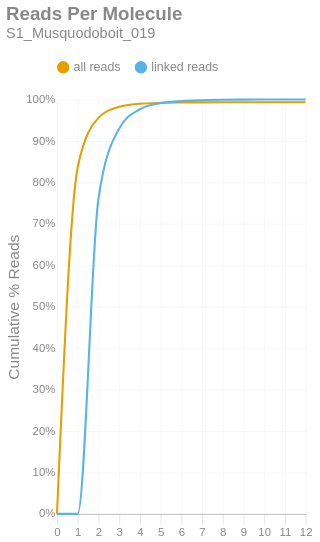

The cell this chart's notebook holds for it:
### Markdown cell above
### Reads per Molecule
This chart shows the cumulative distribution of the number of reads per linked molecule. That is, how many alignments are associated with a unique molecule. This excludes the number of reads associated with invalid or absent linked-read barcodes. The `linked` histogram is the percentages recalculated when disregarding singletons.

### Code cell
if SKIPLR:
    print_html(f"Skipped")
else:
    counts = np.bincount(valids['reads'].cast(pl.Int64).to_numpy())
    weighted = counts * np.arange(len(counts))
    all_perc = weighted / n_reads
    linked_perc = weighted / n_linked_reads
    linked_perc[1] = 0
    binned_df = pl.DataFrame({
        'readsper': list(range(len(counts))),
        'all reads (cumsum)': np.cumsum(all_perc).tolist(),
        'linked reads (cumsum)': np.cumsum(linked_perc).tolist(),
    })

    with SafeRender(binned_df):
        (
            density_plot(binned_df, 'Reads Per Molecule', samplename, 'readspmol')
            .encode(
                x=alt.X('readsper:O', title=None).axis(labelAngle=0).scale(padding=0),
                y=alt.Y('value:Q', title='Cumulative % Reads').axis(format='%').stack(False),
                color=alt.Color("key:N").scale(domain=["all reads", "linked reads"]),
                tooltip=[
                    alt.Tooltip("key:N", title="Data Type"),
                    alt.Tooltip("readsper:O", title="Reads Per Molecule"),
                    alt.Tooltip("value:Q", format=".2%", title="% Reads (Cum.)")
                ]            
            )
        ).display()

### Figure 1 — Vega-Lite specification as saved in the notebook (floating-point values rounded to 4 significant figures)
{"width": "container", "height": 400, "config": {"title": {"anchor": "start", "dy": -15, "fontSize": 18, "color": "#888888", "subtitleColor": "#888888", "subtitleFontSize": 14}, "arc": {"fill": "#0072B2"}, "axis": {"domainColor": "#888888", "domainWidth": 0.5, "gridWidth": 0.2, "grid": false, "titleFontWeight": 400, "titleFontSize": 15, "labelFontSize": 11, "labelColor": "#888888", "tickColor": "#888888", "tickWidth": 0.2, "titleColor": "#888888"}, "axisBand": {"grid": false}, "axisX": {"grid": true, "tickSize": 10, "domainCap": "round"}, "axisY": {"domain": false, "grid": true, "tickSize": 0, "domainCap": "round"}, "background": "transparent", "header": {"labelFontSize": 15, "labelColor": "#888888", "titleFontSize": 15, "titleFontWeight": 600, "titleColor": "#888888"}, "legend": {"labelFont": "sans-serif", "labelFontSize": 12, "labelColor": "#888888", "symbolSize": 100, "symbolType": "circle", "titleFontSize": 12, "titlePadding": 10, "titleColor": "#888888", "title": null, "orient": "top"}, "range": {"category": ["#E69F00", "#56B4E9", "#009E73", "#F0E442", "#0072B2", "#D55E00", "#CC79A7", "#000000"], "diverging": ["#cfe8f3", "#a2d4ec", "#73bfe2", "#46abdb", "#1696d2", "#12719e"]}, "area": {"fill": "#0072B2", "fillOpacity": 0.7, "line": true, "strokeOpacity": 0.7}, "line": {"color": "#0072B2", "stroke": "#0072B2", "strokeWidth": 2}, "trail": {"color": "#0072B2", "stroke": "#0072B2", "strokeWidth": 0, "size": 1}, "point": {"filled": true, "fillOpacity": 1.0, "size": 95}, "text": {"color": "#888888", "fontSize": 11, "align": "right", "fontWeight": 400, "size": 11}, "bar": {"fill": "#0072B2", "stroke": null}, "view": {"stroke": null, "continuousWidth": 660, "continuousHeight": 400}}, "data": {"name": "data-9127f1a53f7bc0d7e222499ba165215c"}, "mark": {"type": "line", "interpolate": "monotone", "point": {"opacity": 0, "size": 275}}, "encoding": {"color": {"field": "key", "scale": {"domain": ["all reads", "linked reads"]}, "type": "nominal"}, "tooltip": [{"field": "key", "title": "Data Type", "type": "nominal"}, {"field": "readsper", "title": "Reads Per Molecule", "type": "ordinal"}, {"field": "value", "format": ".2%", "title": "% Reads (Cum.)", "type": "quantitative"}], "x": {"axis": {"labelAngle": 0}, "field": "readsper", "scale": {"padding": 0}, "title": null, "type": "ordinal"}, "y": {"axis": {"format": "%"}, "field": "value", "stack": false, "title": "Cumulative % Reads", "type": "quantitative"}}, "params": [{"name": "param_c36ac31b6afebe62", "select": {"type": "point", "fields": ["key"]}, "bind": "legend"}], "title": {"text": "Reads Per Molecule", "subtitle": "S1_Musquodoboit_019"}, "transform": [{"fold": ["all reads (cumsum)", "linked reads (cumsum)"]}, {"calculate": "replace(datum.key, ' (cumsum)', '')", "as": "key"}, {"filter": {"param": "param_c36ac31b6afebe62"}}], "usermeta": {"embedOptions": {"downloadFileName": "S1_Musquodoboit_019.readspmol"}}, "$schema": "https://vega.github.io/schema/vega-lite/v6.1.0.json", "datasets": {"data-9127f1a53f7bc0d7e222499ba165215c": [{"readsper": 0, "all reads (cumsum)": 0.0, "linked reads (cumsum)": 0.0}, {"readsper": 1, "all reads (cumsum)": 0.8359, "linked reads (cumsum)": 0.0}, {"readsper": 2, "all reads (cumsum)": 0.9555, "linked reads (cumsum)": 0.76}, {"readsper": 3, "all reads (cumsum)": 0.9822, "linked reads (cumsum)": 0.9296}, {"readsper": 4, "all reads (cumsum)": 0.9895, "linked reads (cumsum)": 0.9764}, {"readsper": 5, "all reads (cumsum)": 0.9918, "linked reads (cumsum)": 0.991}, {"readsper": 6, "all reads (cumsum)": 0.9926, "linked reads (cumsum)": 0.996}, {"readsper": 7, "all reads (cumsum)": 0.9929, "linked reads (cumsum)": 0.9981}, {"readsper": 8, "all reads (cumsum)": 0.9931, "linked reads (cumsum)": 0.9991}, {"readsper": 9, "all reads (cumsum)": 0.9932, "linked reads (cumsum)": 0.9996}, {"readsper": 10, "all reads (cumsum)": 0.9932, "linked reads (cumsum)": 0.9998}, {"readsper": 11, "all reads (cumsum)": 0.9932, "linked reads (cumsum)": 1.0}, {"readsper": 12, "all reads (cumsum)": 0.9933, "linked reads (cumsum)": 1.0}]}}
